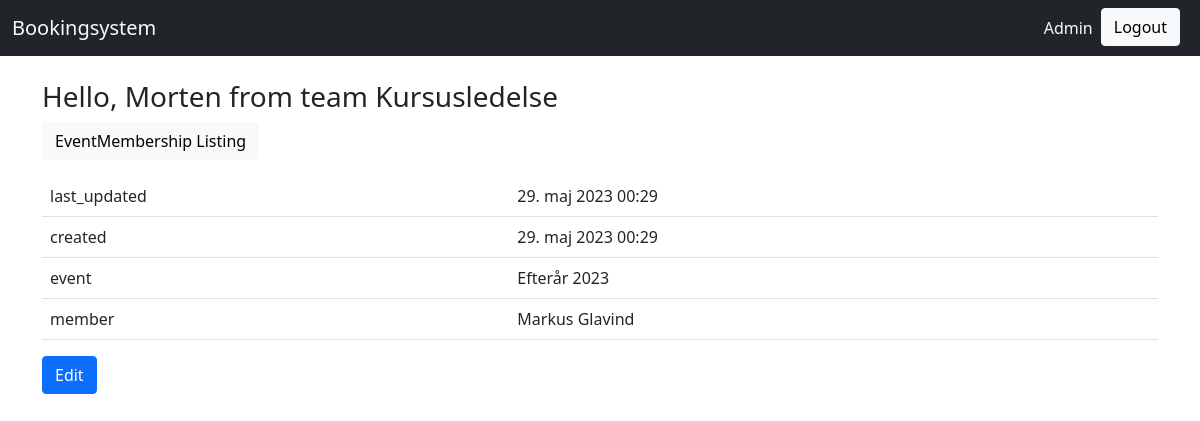
Page /organization/organization/EventMembership/detail/1/ (signed in) on the committed database.
### organization/models.py (models this page shows, shortened)
class Volunteer(AbstractUser):
    username = models.CharField(max_length=30, unique=True)
    first_name = models.CharField(max_length=30)
    created = models.DateTimeField(auto_now_add=True, editable=False)
    last_name = models.CharField(max_length=30)
    last_updated = models.DateTimeField(auto_now=True, editable=False)
    email = models.EmailField()
    class Meta:
        pass
    def __str__(self):
        return f"{self.first_name} {self.last_name}"

class TeamMembership(models.Model):
    team = models.ForeignKey("organization.Team", on_delete=models.CASCADE)
    member = models.ForeignKey("organization.Volunteer", on_delete=models.CASCADE)
    last_updated = models.DateTimeField(auto_now=True, editable=False)
    created = models.DateTimeField(auto_now_add=True, editable=False)
    role = models.CharField(max_length=30)
    class Meta:
        pass

class Team(models.Model):
    name = models.CharField(max_length=30)
    last_updated = models.DateTimeField(auto_now=True, editable=False)
    short_name = models.CharField(max_length=30)
    created = models.DateTimeField(auto_now_add=True, editable=False)
    class Meta:
        pass

class EventMembership(models.Model):
    event = models.ForeignKey("organization.Event", on_delete=models.CASCADE)
    member = models.ForeignKey("organization.Volunteer", on_delete=models.CASCADE)
    last_updated = models.DateTimeField(auto_now=True, editable=False)
    created = models.DateTimeField(auto_now_add=True, editable=False)
    class Meta:
        pass
    def get_update_url(self):
        return reverse("organization_EventMembership_update", args=(self.pk,))

class Event(models.Model):
    end_date = models.DateField()
    last_updated = models.DateTimeField(auto_now=True, editable=False)
    name = models.CharField(max_length=30)
    start_date = models.DateField()
    created = models.DateTimeField(auto_now_add=True, editable=False)
    class Meta:
        pass
    def __str__(self):
        return str(self.name)

### organization/views.py (the view)
class EventMembershipDetailView(generic.DetailView):
    model = models.EventMembership
    form_class = forms.EventMembershipForm

### organization/templates/organization/eventmembership_detail.html
{% extends "base.html" %}
{% load static %}
{% block content %}
<p>
    <a class="btn btn-light" href="{% url 'organization_EventMembership_list' %}">
    EventMembership Listing
    </a>
</p>
<table class="table">
    <tr><td>last_updated</td><td>{{ object.last_updated }}</td></tr>
    <tr><td>created</td><td>{{ object.created }}</td></tr>
    <tr><td>event</td><td>{{ object.event }}</td></tr>
    <tr><td>member</td><td>{{ object.member }}</td></tr>
</table>
<a class="btn btn-primary" href="{{object.get_update_url}}">Edit</a>
{% endblock %}

### templates/base.html (shortened to what this page needs)
<!doctype html>
<html lang="en">
    <head>
        <link href="https://cdn.jsdelivr.net/npm/bootstrap@5.0.0-beta1/dist/css/bootstrap.min.css" rel="stylesheet">
    </head>
  <body>
    {% load bootstrap_icons %}
  	{% include 'navbar.html' %}
    <br/>
    <div class="container">
      {% if request.user.is_authenticated %}
      <h3>Hello, {{ user.first_name }} from team {% with volunteer_team_memberships=request.user.teammembership_set.all %}
          {% if volunteer_team_memberships %}
              {{ volunteer_team_memberships.first.team.name }}
          {% endif %}
          {% endwith %}</h3>
      {% endif %}
      {% block content %}{% endblock %}
    </div>
  </body>
</html>

### rows in the picture
Volunteer: first_name "Morten"
TeamMembership: first.team.name "Kursusledelse"
EventMembership: last_updated "29. maj 2023 00:29", created "29. maj 2023 00:29", event "Efterår 2023", member "Markus Glavind"
